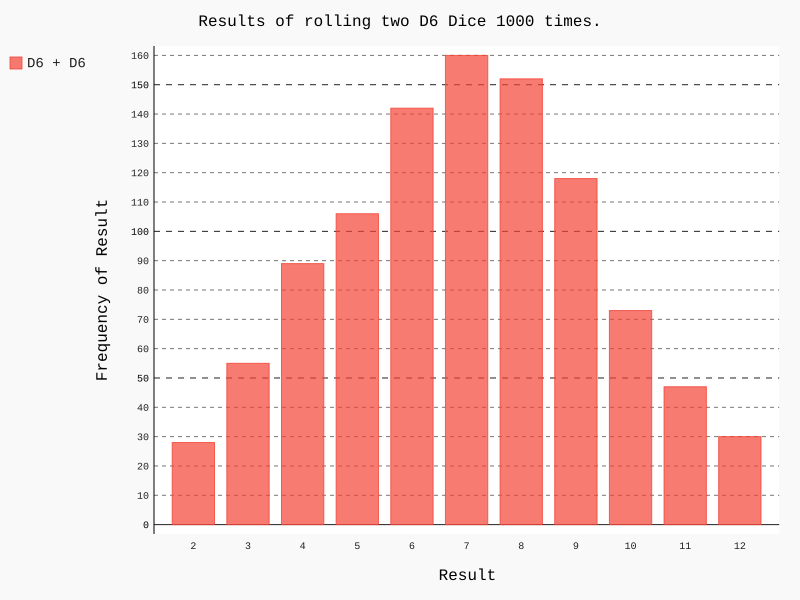

The script that drew this image:
#!/usr/bin/env python
# coding=utf-8
'''
Author       : 小鹿撞路
Date         : 2021-11-19 17:19:59
LastEditTime : 2021-11-19 20:49:39
LastEditors  : 小鹿撞路
Description  : 掷骰子
FilePath     : \simple_database\dice_visual.py
self_motto   : 倘若自己都不为自己活出自己的人生，那还有谁会为自己而活呢。
'''
import pygal

from die import Die

# 创建一个D6
die_1 = Die()
die_2 = Die()

# 掷几次骰子，并将结果储存在一个列表中
results = []
for roll_num in range(1000):
    result = die_1.roll() + die_2.roll()
    results.append(result)

# 分析结果
frequencies = []
max_result = die_1.num_sides + die_2.num_sides
for value in range(2, max_result+1):
    frequency = results.count(value)
    frequencies.append(frequency)

# 对结果进行可视化
hist = pygal.Bar()

hist.title = "Results of rolling two D6 Dice 1000 times."
# hist.x_labels = ['2', '3', '4', '5', '6', '7', '8', '9', '10', '11', '12']
hist.x_labels = list(set([x1 + x2 for x1 in range(1, die_1.num_sides+1)
                     for x2 in range(1, die_2.num_sides+1)]))
hist.x_title = "Result"
hist.y_title = "Frequency of Result"

hist.add('D6 + D6', frequencies)
hist.render_to_file('dice_visual2.svg')
